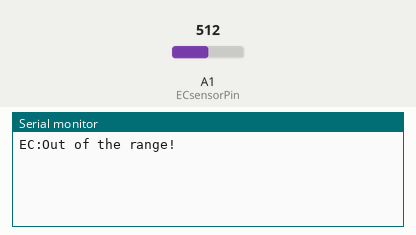
Recording of a sketch running on a simulated Arduino Uno, built with avr-gcc and run on an emulated ATmega328P. Shown: the last lines printed to the serial monitor. The inputs (shaded band) are chosen by the test bench; at power-on: A1 (ECsensorPin) = 512.

Above: at 1.2 s.
1.3 s: A1 (ECsensorPin) set to 373
At 2.0 s:
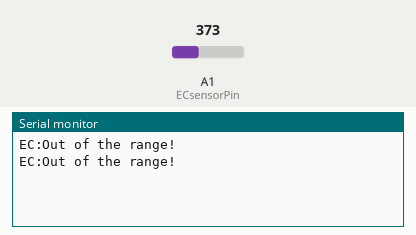
2.8 s: A1 (ECsensorPin) set to 347
At 4.1 s:
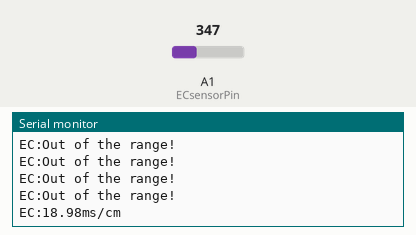
5.7 s: A1 (ECsensorPin) set to 18
At 5.7 s:
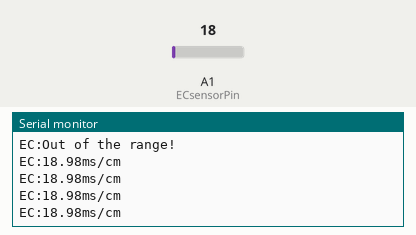
7.2 s: A1 (ECsensorPin) set to 14
At 8.0 s:
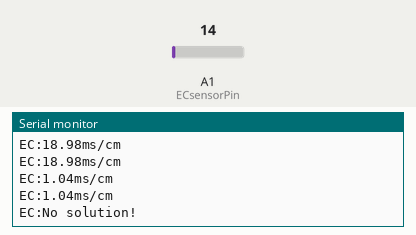

Measured:
- the behaviour switches between 364 and 363 on A1 (ECsensorPin) (found by bisection; images 1 and 2)
- the behaviour switches between 17 and 16 on A1 (ECsensorPin) (found by bisection; images 3 and 4)
- after the input at 2.8 s, the serial monitor: prints a new line after 0.70 s (image 2)
- after the input at 7.2 s, the serial monitor: prints a new line after 0.50 s (image 4)

The sketch:

EC_meter.ino
```cpp
// #
// # Editor     : YouYou from DFRobot
// # Date       : 23.04.2014
// # E-Mail	: youyou.yu@dfrobot.com

// # Product name: Analog EC Meter
// # Product SKU : DFR0300
// # Version     : 1.0

// # Description:
// # Sample code for testing the EC meter and get the data feedback from the Arduino Serial Monitor.

// # Connection:
// #        EC meter output     -> Analog pin 1
// #        DS18B20 digital pin -> Digital pin 2
// #

#include <OneWire.h>

#define StartConvert 0
#define ReadTemperature 1

const byte numReadings = 20;     //the number of sample times
byte ECsensorPin = A1;  //EC Meter analog output,pin on analog 1
byte DS18B20_Pin = 2; //DS18B20 signal, pin on digital 2
unsigned int AnalogSampleInterval=25,printInterval=700,tempSampleInterval=850;  //analog sample interval;serial print interval;temperature sample interval
unsigned int readings[numReadings];      // the readings from the analog input
byte index = 0;                  // the index of the current reading
unsigned long AnalogValueTotal = 0;                  // the running total
unsigned int AnalogAverage = 0,averageVoltage=0;                // the average
unsigned long AnalogSampleTime,printTime,tempSampleTime;
float temperature,ECcurrent;


void setup() {
 // initialize serial communication with computer:
  Serial.begin(9600);
  // initialize all the readings to 0:
  for (byte thisReading = 0; thisReading < numReadings; thisReading++)
    readings[thisReading] = 0;
  AnalogSampleTime=millis();
  printTime=millis();
  tempSampleTime=millis();
}

void loop() {
  /*
   Every once in a while,sample the analog value and calculate the average.
  */
  if(millis()-AnalogSampleTime>=AnalogSampleInterval)
  {
    AnalogSampleTime=millis();
     // subtract the last reading:
    AnalogValueTotal = AnalogValueTotal - readings[index];
    // read from the sensor:
    readings[index] = analogRead(ECsensorPin);
    // add the reading to the total:
    AnalogValueTotal = AnalogValueTotal + readings[index];
    // advance to the next position in the array:
    index = index + 1;
    // if we're at the end of the array...
    if (index >= numReadings)
    // ...wrap around to the beginning:
    index = 0;
    // calculate the average:
    AnalogAverage = AnalogValueTotal / numReadings;
  }
   /*
   Every once in a while,print the information on the serial monitor.
  */
  if(millis()-printTime>=printInterval)
  {
    printTime=millis();
    averageVoltage=AnalogAverage*(float)5000/1024;
    //Do not need the following readings for Soil Analysis system
    //Serial.print("Analog value:");
    //Serial.print(AnalogAverage);   //analog average,from 0 to 1023
    //Serial.print("    Voltage:");
    //Serial.print(averageVoltage);  //millivolt average,from 0mv to 4995mV
    //Serial.print("mV    ");
    //Serial.print("temp:");
    //Serial.print(temperature);    //current temperature
    Serial.print("EC:");

    float TempCoefficient=1.0+0.0185*(temperature-25.0);    //temperature compensation formula: fFinalResult(25^C) = fFinalResult(current)/(1.0+0.0185*(fTP-25.0));
    float CoefficientVolatge=(float)averageVoltage/TempCoefficient;
    if(CoefficientVolatge<150)Serial.println("No solution!");   //25^C 1413us/cm<-->about 216mv  if the voltage(compensate)<150,that is <1ms/cm,out of the range
    else if(CoefficientVolatge>3300)Serial.println("Out of the range!");  //>20ms/cm,out of the range
    else
    {
      if(CoefficientVolatge<=448)ECcurrent=6.84*CoefficientVolatge-64.32;   //1ms/cm<EC<=3ms/cm
      else if(CoefficientVolatge<=1457)ECcurrent=6.98*CoefficientVolatge-127;  //3ms/cm<EC<=10ms/cm
      else ECcurrent=5.3*CoefficientVolatge+2278;                           //10ms/cm<EC<20ms/cm
      ECcurrent/=1000;    //convert us/cm to ms/cm
      Serial.print(ECcurrent,2);  //two decimal
      Serial.println("ms/cm");
    }
  }

}
/*
ch=0,let the DS18B20 start the convert;ch=1,MCU read the current temperature from the DS18B20.
*/
```
